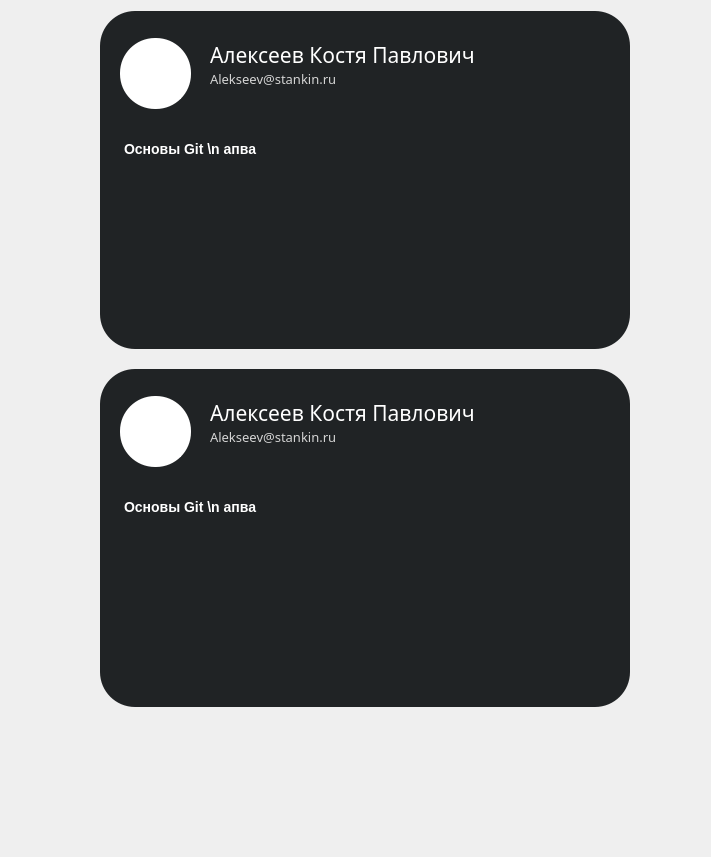
       <widget class="QWidget" name="scrollAreaWidgetContents">
        <property name="geometry">
         <rect>
          <x>0</x>
          <y>0</y>
          <width>711</width>
          <height>661</height>
         </rect>
        </property>
        <property name="minimumSize">
         <size>
          <width>711</width>
          <height>0</height>
         </size>
        </property>
        <layout class="QVBoxLayout" name="verticalLayout">
         <property name="spacing">
          <number>20</number>
         </property>
         <property name="sizeConstraint">
          <enum>QLayout::SetMinimumSize</enum>
         </property>
         <property name="leftMargin">
          <number>100</number>
         </property>
         <property name="rightMargin">
          <number>0</number>
         </property>
         <property name="bottomMargin">
          <number>150</number>
         </property>
         <item>
          <widget class="QWidget" name="article" native="true">
           <property name="sizePolicy">
            <sizepolicy hsizetype="Minimum" vsizetype="Minimum">
             <horstretch>0</horstretch>
             <verstretch>0</verstretch>
            </sizepolicy>
           </property>
           <property name="minimumSize">
            <size>
             <width>530</width>
             <height>200</height>
            </size>
           </property>
           <property name="maximumSize">
            <size>
             <width>530</width>
             <height>1000</height>
            </size>
           </property>
           <property name="styleSheet">
            <string notr="true">background-color: #202325;
border-radius: 35px</string>
           </property>
           <layout class="QGridLayout" name="gridLayout">
            <property name="sizeConstraint">
             <enum>QLayout::SetMinimumSize</enum>
            </property>
            <property name="leftMargin">
             <number>20</number>
            </property>
            <property name="topMargin">
             <number>20</number>
            </property>
            <property name="rightMargin">
             <number>20</number>
            </property>
            <property name="bottomMargin">
             <number>20</number>
            </property>
            <property name="horizontalSpacing">
             <number>10</number>
            </property>
            <property name="verticalSpacing">
             <number>20</number>
            </property>
            <item row="3" column="0" colspan="2">
             <widget class="QTextEdit" name="textEdit">
              <property name="sizePolicy">
               <sizepolicy hsizetype="Minimum" vsizetype="Minimum">
                <horstretch>0</horstretch>
                <verstretch>0</verstretch>
               </sizepolicy>
              </property>
              <property name="sizeIncrement">
               <size>
                <width>0</width>
                <height>0</height>
               </size>
              </property>
              <property name="acceptDrops">
               <bool>true</bool>
              </property>
              <property name="styleSheet">
               <string notr="true">border-radius: 0;
color: rgb(255, 255, 255);
</string>
              </property>
              <property name="verticalScrollBarPolicy">
               <enum>Qt::ScrollBarAlwaysOff</enum>
              </property>
              <property name="horizontalScrollBarPolicy">
               <enum>Qt::ScrollBarAlwaysOff</enum>
              </property>
              <property name="autoFormatting">
               <set>QTextEdit::AutoNone</set>
              </property>
              <property name="tabChangesFocus">
               <bool>false</bool>
              </property>
              <property name="lineWrapMode">
               <enum>QTextEdit::WidgetWidth</enum>
              </property>
              <property name="readOnly">
               <bool>true</bool>
              </property>
              <property name="markdown">
               <string>### Основы Git \n апва

</string>
              </property>
              <property name="html">
               <string>&lt;!DOCTYPE HTML PUBLIC &quot;-//W3C//DTD HTML 4.0//EN&quot; &quot;http://www.w3.org/TR/REC-html40/strict.dtd&quot;&gt;
&lt;html&gt;&lt;head&gt;&lt;meta name=&quot;qrichtext&quot; content=&quot;1&quot; /&gt;&lt;meta charset=&quot;utf-8&quot; /&gt;&lt;style type=&quot;text/css&quot;&gt;
p, li { white-space: pre-wrap; }
&lt;/style&gt;&lt;/head&gt;&lt;body style=&quot; font-family:'Segoe UI'; font-size:9pt; font-weight:400; font-style:normal;&quot;&gt;
&lt;h3 style=&quot; margin-top:0px; margin-bottom:0px; margin-left:0px; margin-right:0px; -qt-block-indent:0; text-indent:0px;&quot;&gt;&lt;span style=&quot; font-size:large; font-weight:700;&quot;&gt;Основы Git \n апва&lt;/span&gt;&lt;/h3&gt;&lt;/body&gt;&lt;/html&gt;</string>
              </property>
              <property name="overwriteMode">
               <bool>true</bool>
              </property>
             </widget>
            </item>
            <item row="0" column="1">
             <widget class="QFrame" name="frame_19">
              <property name="frameShape">
               <enum>QFrame::StyledPanel</enum>
              </property>
              <property name="frameShadow">
               <enum>QFrame::Raised</enum>
              </property>
              <layout class="QGridLayout" name="gridLayout_2" columnstretch="0">
               <property name="sizeConstraint">
                <enum>QLayout::SetDefaultConstraint</enum>
               </property>
               <property name="horizontalSpacing">
                <number>10</number>
               </property>
               <property name="verticalSpacing">
                <number>0</number>
               </property>
               <item row="1" column="0">
                <widget class="QLabel" name="label_60">
                 <property name="font">
                  <font>
                   <family>Inter V</family>
                   <pointsize>10</pointsize>
                   <bold>false</bold>
                  </font>
                 </property>
                 <property name="styleSheet">
                  <string notr="true">color: rgb(212, 212, 212);</string>
                 </property>
                 <property name="text">
                  <string>Alekseev@stankin.ru</string>
                 </property>
                </widget>
               </item>
               <item row="0" column="0">
                <widget class="QLabel" name="label_58">
                 <property name="font">
                  <font>
                   <family>Inter V</family>
                   <pointsize>16</pointsize>
                   <bold>false</bold>
                  </font>
                 </property>
                 <property name="styleSheet">
                  <string notr="true">color: #fff
</string>
                 </property>
                 <property name="text">
                  <string>Алексеев Костя Павлович</string>
                 </property>
                </widget>
               </item>
              </layout>
             </widget>
            </item>
            <item row="0" column="0" rowspan="2">
             <widget class="QFrame" name="ArticlephotoUser">
              <property name="minimumSize">
               <size>
                <width>71</width>
                <height>71</height>
               </size>
              </property>
              <property name="maximumSize">
               <size>
                <width>71</width>
                <height>71</height>
               </size>
              </property>
              <property name="styleSheet">
               <string notr="true">background-color: #fff;
border-radius: 35px</string>
              </property>
              <property name="frameShape">
               <enum>QFrame::StyledPanel</enum>
              </property>
              <property name="frameShadow">
               <enum>QFrame::Raised</enum>
              </property>
              <widget class="QLabel" name="label_24">
               <property name="geometry">
                <rect>
                 <x>11</x>
                 <y>11</y>
                 <width>50</width>
                 <height>50</height>
                </rect>
               </property>
               <property name="text">
                <string/>
               </property>
               <property name="pixmap">
                <pixmap resource="VEDA1.qrc">:/icons/icons/user.png</pixmap>
               </property>
               <property name="scaledContents">
                <bool>true</bool>
               </property>
              </widget>
             </widget>
            </item>
           </layout>
          </widget>
         </item>
         <item>
          <widget class="QWidget" name="article_2" native="true">
           <property name="sizePolicy">
            <sizepolicy hsizetype="Minimum" vsizetype="Minimum">
             <horstretch>0</horstretch>
             <verstretch>0</verstretch>
            </sizepolicy>
           </property>
           <property name="minimumSize">
            <size>
             <width>530</width>
             <height>200</height>
            </size>
           </property>
           <property name="maximumSize">
            <size>
             <width>530</width>
             <height>1000</height>
            </size>
           </property>
           <property name="styleSheet">
            <string notr="true">background-color: #202325;
border-radius: 35px</string>
           </property>
           <layout class="QGridLayout" name="gridLayout_3">
            <property name="sizeConstraint">
             <enum>QLayout::SetMinimumSize</enum>
            </property>
            <property name="leftMargin">
             <number>20</number>
            </property>
            <property name="topMargin">
             <number>20</number>
            </property>
            <property name="rightMargin">
             <number>20</number>
            </property>
            <property name="bottomMargin">
             <number>20</number>
            </property>
            <property name="horizontalSpacing">
             <number>10</number>
            </property>
            <property name="verticalSpacing">
             <number>20</number>
            </property>
            <item row="0" column="0" rowspan="2">
             <widget class="QFrame" name="ArticlephotoUser_2">
              <property name="minimumSize">
               <size>
                <width>71</width>
                <height>71</height>
               </size>
              </property>
              <property name="maximumSize">
               <size>
                <width>71</width>
                <height>71</height>
               </size>
              </property>
              <property name="styleSheet">
               <string notr="true">background-color: #fff;
border-radius: 35px</string>
              </property>
              <property name="frameShape">
               <enum>QFrame::StyledPanel</enum>
              </property>
              <property name="frameShadow">
               <enum>QFrame::Raised</enum>
              </property>
              <widget class="QLabel" name="label_28">
               <property name="geometry">
                <rect>
                 <x>11</x>
                 <y>11</y>
                 <width>50</width>
                 <height>50</height>
                </rect>
               </property>
               <property name="text">
                <string/>
               </property>
               <property name="pixmap">
                <pixmap resource="VEDA1.qrc">:/icons/icons/user.png</pixmap>
               </property>
               <property name="scaledContents">
                <bool>true</bool>
               </property>
              </widget>
             </widget>
            </item>
            <item row="0" column="1">
             <widget class="QFrame" name="frame_20">
              <property name="frameShape">
               <enum>QFrame::StyledPanel</enum>
              </property>
              <property name="frameShadow">
               <enum>QFrame::Raised</enum>
              </property>
              <layout class="QGridLayout" name="gridLayout_4" columnstretch="0">
               <property name="sizeConstraint">
                <enum>QLayout::SetDefaultConstraint</enum>
               </property>
               <property name="horizontalSpacing">
                <number>10</number>
               </property>
               <property name="verticalSpacing">
                <number>0</number>
               </property>
               <item row="1" column="0">
                <widget class="QLabel" name="label_61">
                 <property name="font">
                  <font>
                   <family>Inter V</family>
                   <pointsize>10</pointsize>
                   <bold>false</bold>
                  </font>
                 </property>
                 <property name="styleSheet">
                  <string notr="true">color: rgb(212, 212, 212);</string>
                 </property>
                 <property name="text">
                  <string>Alekseev@stankin.ru</string>
                 </property>
                </widget>
               </item>
               <item row="0" column="0">
                <widget class="QLabel" name="label_59">
                 <property name="font">
                  <font>
                   <family>Inter V</family>
                   <pointsize>16</pointsize>
                   <bold>false</bold>
                  </font>
                 </property>
                 <property name="styleSheet">
                  <string notr="true">color: #fff
</string>
                 </property>
                 <property name="text">
                  <string>Алексеев Костя Павлович</string>
                 </property>
                </widget>
               </item>
              </layout>
             </widget>
            </item>
            <item row="3" column="0" colspan="2">
             <widget class="QTextEdit" name="textEdit_2">
              <property name="sizePolicy">
               <sizepolicy hsizetype="Minimum" vsizetype="Minimum">
                <horstretch>0</horstretch>
                <verstretch>0</verstretch>
               </sizepolicy>
              </property>
              <property name="sizeIncrement">
               <size>
                <width>0</width>
                <height>0</height>
               </size>
              </property>
              <property name="acceptDrops">
               <bool>true</bool>
              </property>
              <property name="styleSheet">
               <string notr="true">border-radius: 0;
color: rgb(255, 255, 255);
</string>
              </property>
              <property name="verticalScrollBarPolicy">
               <enum>Qt::ScrollBarAlwaysOff</enum>
              </property>
              <property name="horizontalScrollBarPolicy">
               <enum>Qt::ScrollBarAlwaysOff</enum>
              </property>
              <property name="autoFormatting">
               <set>QTextEdit::AutoNone</set>
              </property>
              <property name="tabChangesFocus">
               <bool>false</bool>
              </property>
              <property name="lineWrapMode">
               <enum>QTextEdit::WidgetWidth</enum>
              </property>
              <property name="readOnly">
               <bool>true</bool>
              </property>
              <property name="markdown">
               <string>### Основы Git \n апва

</string>
              </property>
              <property name="html">
               <string>&lt;!DOCTYPE HTML PUBLIC &quot;-//W3C//DTD HTML 4.0//EN&quot; &quot;http://www.w3.org/TR/REC-html40/strict.dtd&quot;&gt;
&lt;html&gt;&lt;head&gt;&lt;meta name=&quot;qrichtext&quot; content=&quot;1&quot; /&gt;&lt;meta charset=&quot;utf-8&quot; /&gt;&lt;style type=&quot;text/css&quot;&gt;
p, li { white-space: pre-wrap; }
&lt;/style&gt;&lt;/head&gt;&lt;body style=&quot; font-family:'Segoe UI'; font-size:9pt; font-weight:400; font-style:normal;&quot;&gt;
&lt;h3 style=&quot; margin-top:0px; margin-bottom:0px; margin-left:0px; margin-right:0px; -qt-block-indent:0; text-indent:0px;&quot;&gt;&lt;span style=&quot; font-size:large; font-weight:700;&quot;&gt;Основы Git \n апва&lt;/span&gt;&lt;/h3&gt;&lt;/body&gt;&lt;/html&gt;</string>
              </property>
              <property name="overwriteMode">
               <bool>true</bool>
              </property>
             </widget>
            </item>
           </layout>
          </widget>
         </item>
        </layout>
       </widget>
